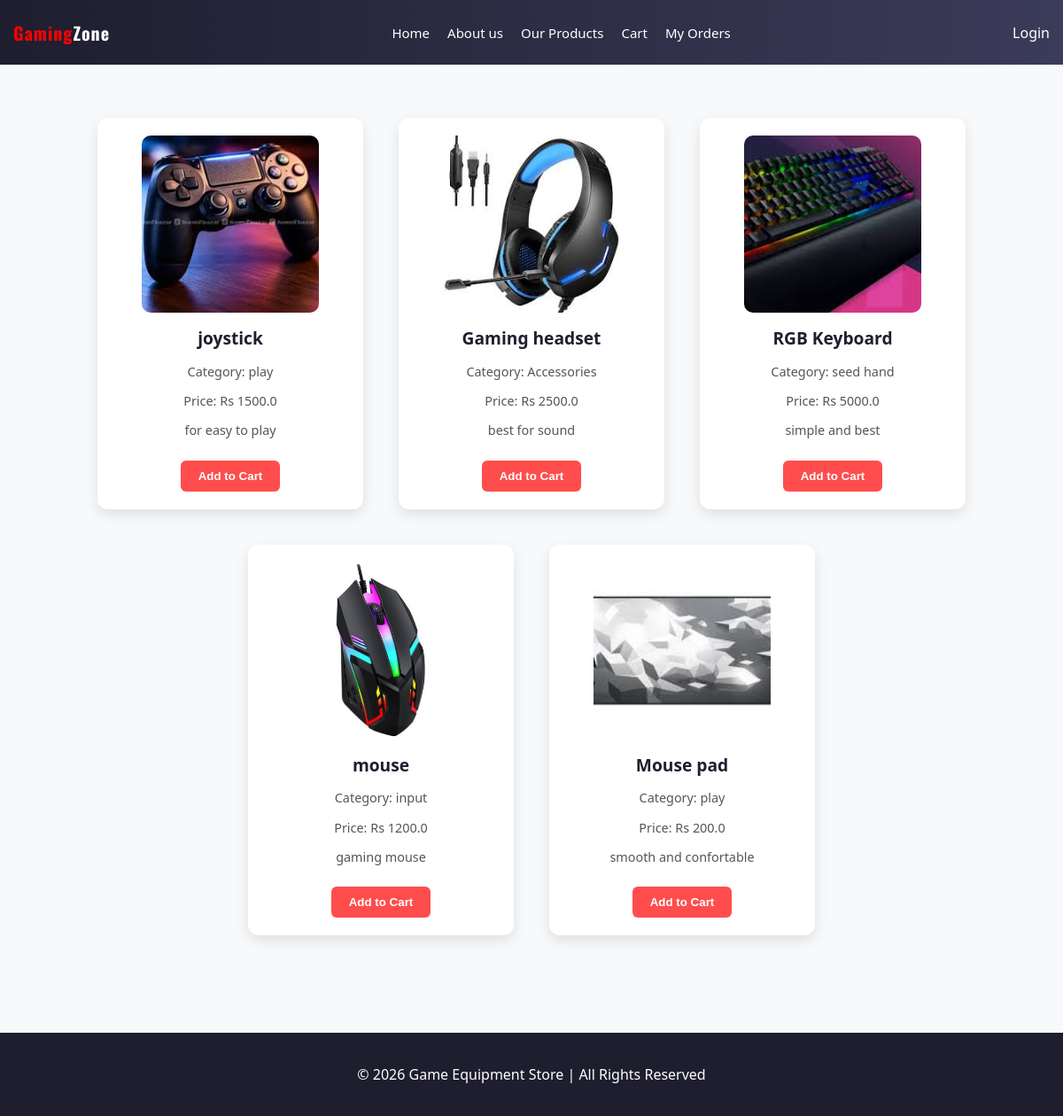
The page /myproduct/ on the database its author committed.
### store/models.py (models this page shows, shortened)
class Product(models.Model):
    name = models.CharField(max_length=200)
    price = models.FloatField()
    description = models.TextField()
    category = models.CharField(max_length=100)
    image = models.ImageField(upload_to='products/')

### store/views.py (the view)
# urls.py: path('myproduct/', views.myproduct, name='myproduct'),
def myproduct(request):
    products = Product.objects.all()
    return render(request, 'store/myproduct.html', {'products': products})

### store/templates/store/myproduct.html
{% extends 'store/base.html' %}
{% block content %}
    <main>
        <div class="products">
            {% for product in products %}
            <div class="product-card">
                <img src="{{ product.image.url }}" alt="{{ product.name }}">
                <h2>
                    <a href="/product/{{ product.id }}/">
                        {{ product.name }}
                    </a>
                </h2>
                <p>Category: {{ product.category }}</p>
                <p>Price: Rs {{ product.price }}</p>
                <p>{{ product.description|truncatewords:20 }}</p>
                <a href="/add-to-cart/{{ product.id }}/">
                    <button>Add to Cart</button>
                </a>
            </div>
            {% endfor %}
        </div>
    </main>
{% endblock %}

### store/templates/store/base.html (shortened to what this page needs)
{% load static %}
<!DOCTYPE html>
<html lang="en">
<head>
    <link rel="stylesheet" href="{% static 'store/css/style.css' %}?v={{ STATIC_VERSION }}">
</head>
<body>
    <header>
        <h2 class="logo">
            <span class="gaming">Gaming</span><span>Zone</span>
        </h2>
        <nav>
            <a href="/">Home</a>
            <a href="/about/">About us</a>
            <a href="/myproduct/">Our Products</a>
            <a href="/cart/">Cart</a>
            <a href="{% url 'my_orders' %}">My Orders</a>
        </nav>
        <div class="login">
        {% if user.is_authenticated %}
            <span>Hi, {{ user.username }}</span>
            <a href="{% url 'logout' %}">Logout</a>
        {% else %}
            <a href="{% url 'login' %}">Login</a>
        {% endif %}
</div>
    </header>
    {% block content %}
    {% endblock %}
    <footer>
        <p>© 2026 Game Equipment Store | All Rights Reserved</p>
    </footer>
</body>
</html>

### store/static/store/css/style.css (style rules this page uses)
body { font-family: 'Segoe UI', Tahoma, Geneva, Verdana, sans-serif; background-color: #f8f9fa; margin: 0; padding: 0; color: #333; }
a { text-decoration: none; color: inherit; }
header { display: flex; justify-content: space-between; background: linear-gradient(90deg, #1e1e2f, #3b3b5a); color: #fff; padding: 5px 15px; text-align: center; position: sticky; top: 0; z-index: 100; }
.logo { display: flex; padding: 0 !important; font-family: 'Oswald', sans-serif; }
.gaming { color: red; }
header h2 { font-size: 20px; padding: 5px 10px; letter-spacing: 1px; }
header nav { display: flex; align-items: center; gap: 20px; }
.login { display: flex; align-items: center; }
header nav a { color: #fff; font-weight: 500; transition: color 0.3s; font-size: 15px; }
.products { display: flex; flex-wrap: wrap; justify-content: center; padding: 40px 20px; }
.product-card { background-color: #fff; border-radius: 12px; margin: 20px; padding: 20px; width: 260px; box-shadow: 0 6px 15px rgba(0, 0, 0, 0.1); text-align: center; transition: transform 0.3s, box-shadow 0.3s; position: relative; overflow: hidden; }
.product-card img { width: 200px; height: 200px; object-fit: cover; border-radius: 10px; transition: transform 0.3s; }
.product-card h2 { font-size: 1.2em; margin: 10px 0; color: #1e1e2f; }
.product-card p { font-size: 0.9em; color: #555; }
.product-card button { margin-top: 10px; background: #ff4d4d; border: none; padding: 10px 20px; color: #fff; border-radius: 6px; font-weight: 600; cursor: pointer; transition: all 0.3s; }
footer { background-color: #1e1e2f; color: #fff; text-align: center; padding: 20px 0; margin-top: 50px; }

### rows shown on the page
Product: image (picture), name "joystick", category "play", price "1500.0", description "for easy to play"
Product: image (picture), name "Gaming headset", category "Accessories", price "2500.0", description "best for sound"
Product: image (picture), name "RGB Keyboard", category "seed hand", price "5000.0", description "simple and best"
Product: image (picture), name "mouse", category "input", price "1200.0", description "gaming mouse"
Product: image (picture), name "Mouse pad", category "play", price "200.0", description "smooth and confortable"
